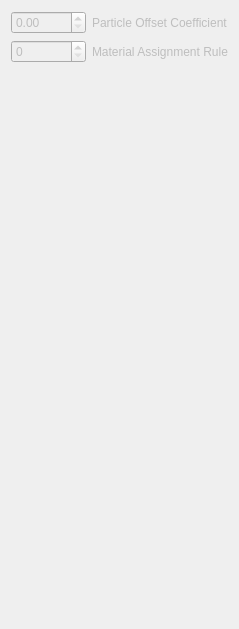
        <widget class="QWidget" name="page">
         <property name="enabled">
          <bool>false</bool>
         </property>
         <layout class="QGridLayout" name="gridLayout_7">
          <item row="0" column="0">
           <layout class="QHBoxLayout" name="horizontalLayout_36">
            <item>
             <widget class="QDoubleSpinBox" name="doubleSpinBox_24">
              <property name="sizePolicy">
               <sizepolicy hsizetype="Fixed" vsizetype="Fixed">
                <horstretch>0</horstretch>
                <verstretch>0</verstretch>
               </sizepolicy>
              </property>
              <property name="minimumSize">
               <size>
                <width>75</width>
                <height>20</height>
               </size>
              </property>
              <property name="suffix">
               <string/>
              </property>
              <property name="maximum">
               <double>1.000000000000000</double>
              </property>
              <property name="singleStep">
               <double>0.010000000000000</double>
              </property>
             </widget>
            </item>
            <item>
             <widget class="QLabel" name="label_14">
              <property name="text">
               <string>Particle Offset Coefficient</string>
              </property>
             </widget>
            </item>
           </layout>
          </item>
          <item row="2" column="0">
           <spacer name="spacer">
            <property name="orientation">
             <enum>Qt::Vertical</enum>
            </property>
            <property name="sizeHint" stdset="0">
             <size>
              <width>20</width>
              <height>555</height>
             </size>
            </property>
           </spacer>
          </item>
          <item row="1" column="0">
           <layout class="QHBoxLayout" name="horizontalLayout_39">
            <item>
             <widget class="QSpinBox" name="spinBox">
              <property name="minimumSize">
               <size>
                <width>75</width>
                <height>0</height>
               </size>
              </property>
              <property name="maximumSize">
               <size>
                <width>75</width>
                <height>16777215</height>
               </size>
              </property>
             </widget>
            </item>
            <item>
             <widget class="QLabel" name="label_17">
              <property name="text">
               <string>Material Assignment Rule</string>
              </property>
             </widget>
            </item>
           </layout>
          </item>
         </layout>
        </widget>
